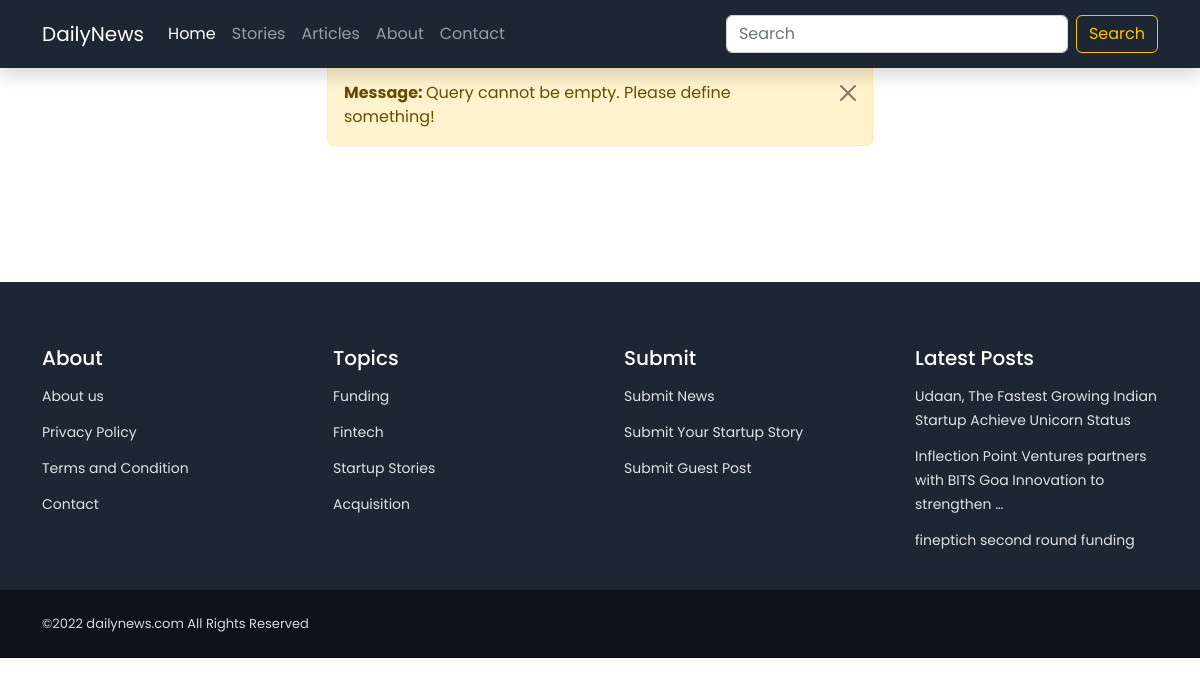
The app's page /search/ with its own data.
### home/models.py (models this page shows, shortened)
class Tag(models.Model):
    name=models.CharField(max_length=100,unique=True)
    created_at=models.DateTimeField(auto_now_add=True,editable=False)
    updated_at=models.DateTimeField(auto_now=True, editable=False)

class Post(models.Model):
    title=models.CharField(max_length=600, unique=True)
    image=models.ImageField(upload_to='post_images',null=True,blank=True)
    content=RichTextField()
    category=models.ForeignKey(Category,on_delete=models.SET_NULL, null=True,blank=True)
    meta_description=models.TextField(blank=True,null=True)
    meta_keyword=models.TextField(blank=True,null=True)
    slug=models.SlugField(max_length=1000, unique=True,null=True,blank=True)
    status=models.IntegerField(choices=STATUS, default=0)
    publish_date=models.DateTimeField()
    writer=models.ForeignKey(User,on_delete=models.SET_NULL,null=True,blank=True)
    tag=models.ForeignKey(Tag,on_delete=models.SET_NULL,null=True,blank=True)
    created_at=models.DateTimeField(auto_now_add=True,editable=False)
    updated_at=models.DateTimeField(auto_now=True, editable=False)
    class Meta:
        ordering = ['-created_at']

### home/views.py (the view)
# urls.py: path('search/',search,name='search'),
def search(request):
    context={}
    try:
        context['topics']=Tag.objects.all()
        context['latestPosts']=Post.objects.filter(status=1)[:3]
        query=request.GET.get('q')
        print(query)
        if query:
            context['query']=query
            checkquery=list(query)
            if len(query)>78:
                messages.warning(request,'Query length cannot be greater than 77 characters')
                context['posts']=Post.objects.none()
            elif len(query) == checkquery.count(' '):
                messages.warning(request,'Query cannot be empty!')
                context['posts']=Post.objects.none()
            else:
                posts=Post.objects.filter(status=1)
                queryset=posts.filter(Q(title__icontains=query) | Q(content__icontains=query) ).order_by('-publish_date')
                paginator=Paginator(queryset, 2)
                pager_number=request.GET.get('page')
                page=paginator.get_page(pager_number)
                page_range=paginator.page_range
                context['posts']=page
                context['page_range']=page_range
                context['querysetLength']=queryset.count()
                if queryset.count() < 1:
                    messages.warning(request,'Query not found '+query)
        else:
            messages.warning(request,'Query cannot be empty. Please define something!')
            context['posts']=Post.objects.none()
    except Exception as e:
        print('Search Exception : ',e)
        messages.error(request,'Something went wrong!')
    return render(request,'home/search.html',context)

### home/templates/home/search.html (shortened to what this page needs)
{% extends './base.html' %} {% load static %}
{% block body %}
<section class="py-5">
    <div class="container">
        <div class="row">
            <div class="col-8">
                <div class="py-3">
                </div>
            </div>
        </div>
    </div>
</section>
{% endblock body %}

### home/templates/home/base.html (shortened to what this page needs)
<!doctype html> {% load static %}
<html lang="en">
<head>
  <link href="https://cdn.jsdelivr.net/npm/bootstrap@5.2.3/dist/css/bootstrap.min.css" rel="stylesheet"
>
  <link href="{% static 'css/style.css' %}" rel="stylesheet">
</head>
<body>
  <header id="header" class="mb-5 ">
    <nav class="navbar navbar-expand-lg navbar-dark bg-dark  fixed-top shadow">
      <div class="container">
        <a class="navbar-brand" href="/">DailyNews</a>
        <div class="collapse navbar-collapse" id="navbarSupportedContent">
          <ul class="navbar-nav me-auto mb-2 mb-lg-0">
            <li class="nav-item">
              <a class="nav-link active" aria-current="page" href="#">Home</a>
            </li>
            <li class="nav-item">
              <a class="nav-link" href="/category/stories">Stories</a>
            </li>
            <li class="nav-item">
              <a class="nav-link" href="{% url 'home:category' 'article' %}">Articles</a>
            </li>
            <li class="nav-item">
              <a class="nav-link" href="{% url 'home:aboutus' %}">About</a>
            </li>
            <li class="nav-item">
              <a class="nav-link" href="{% url 'home:contact' %}">Contact</a>
            </li>
          </ul>
          <form class="d-flex" role="search" method="get" action="{% url 'home:search' %}">
            <input class="form-control me-2" type="search" placeholder="Search" name="q" aria-label="Search" id="search">
            <button class="btn btn-outline-warning" type="submit">Search</button>
          </form>
        </div>
      </div>
    </nav>
  </header>
  <main id="main">
    <div class="container">
      <div class="row">
        <div class="col-sm-11 col-md-9 col-lg-6 m-auto">
          {% for message in messages %}
          <div class="alert alert-{{message.tags}} alert-dismissible fade show mt-3" role="alert">
            <strong>Message: </strong> {{message}}
            <button type="button" class="btn-close" data-bs-dismiss="alert" aria-label="Close"></button>
          </div>
          {% endfor %}
        </div>
      </div>
    </div>
    {% block body %}
    {% endblock body %}
  </main>
  <footer id="footer" class="footer bg-dark ">
    <div class="footer-content">
      <div class="container">
        <div class="row g-5 py-3">
          <div class="col-lg-3">
            <h5 class="footer-heading ">About</h5>
            <ul class="footer-links list-unstyled ">
              <li><a href="{% url 'home:aboutus' %}" class="footer-link"></i> About us</a></li>
              <li><a href="{% url 'home:privacy-policy' %}" class="footer-link">Privacy Policy</a></li>
              <li><a href="{% url 'home:term-and-condition' %}" class="footer-link"> Terms and Condition</a></li>
              <li><a href="{% url 'home:contact' %}" class="footer-link"> Contact</a></li>
            </ul>
          </div>
          <div class="col-6 col-lg-3">
            <h5 class="footer-heading ">Topics</h5>
            <ul class="footer-links list-unstyled ">
              {% for item in topics %}
              <li><a href="{% url 'home:tag' item.name %}" class="footer-link">{{item.name | title}}</a></li>
              {% endfor %}
            </ul>
          </div>
          <div class="col-6 col-lg-3">
            <h5 class="footer-heading ">Submit</h5>
            <ul class="footer-links list-unstyled ">
              <li><a href="#" class="footer-link">Submit News</a></li>
              <li><a href="#" class="footer-link">Submit Your Startup Story</a></li>
              <li><a href="#" class="footer-link">Submit Guest Post</a></li>
            </ul>
          </div>
          <div class="col-lg-3">
            <h5 class="footer-heading">Latest Posts</h5>
            <ul class="footer-links footer-blog-entry list-unstyled">
              {% for item in latestPosts %}
              <li>
                <a href="{% url 'home:post' item.slug %}" class="footer-link">
                 {{item.title | truncatewords:10}}
                </a>
              </li>
              {% endfor %}
            </ul>
          </div>
        </div>
      </div>
    </div>
    <div class="footer-legal py-4">
      <div class="container">
        <div class="row justify-content-between">
          <div class="col-md-6 text-center text-md-start mb-3 mb-md-0">
            <div class="copyright">
              ©2022 dailynews.com All Rights Reserved
            </div>
          </div>
          <div class="col-md-6">
          </div>
        </div>
      </div>
    </div>
  </footer>
</body>
</html>

### static/css/style.css (style rules this page uses)
:root { --primary-color:#3D5A80; --secondary-color:#98C1D9; --light-color:#E0FBFC; --light-dark-color:#293241; --dark-color:#1d2633; --body-font:'Poppins', sans-serif; --biggest-font-size: 1.75rem; --h1-font-size: 1.5rem; --h2-font-size: 1.25rem; --h3-font-size: 1rem; --normal-font-size: .938rem; --small-font-size: .813rem; --smaller-font-size: .75rem; --tiny-font-size: .625rem; --font-medium: 500; --font-semibold: 600; --z-tooltip: 10; --z-fixed: 100; --z-modal: 1000; }
@media screen and (min-width: 968px) { :root { --biggest-font-size: 2.5rem; --h1-font-size: 2.25rem; --h2-font-size: 1.5rem; --h3-font-size: 1.25rem; --normal-font-size: 1rem; --small-font-size: .875rem; --smaller-font-size: .813rem; } }
* { box-sizing: border-box; padding: 0; margin: 0; }
html { scroll-behavior: smooth; }
body, button, input, textarea { font-family: var(--body-font); font-size: var(--normal-font-size); }
body { background-color: var(--body-color); color: var(--text-color); transition: .4s; }
ul { list-style: none; }
a { text-decoration: none; }
.bg-dark { background-color: var(--dark-color) !important; }
.navbar-dark { font-family: var(--body-font); font-size: var(--normal-font-size); padding: 14px 0px; }
#footer { margin-top: 1.5rem; }
.footer-heading { font-size: var(--h3-font-size); color: #fff; }
.footer-links li { padding: 6px 0px; }
.footer-link { color: #fbffffde!important; font-family: var(--body-font); font-size: var(--small-font-size); }
.footer-legal { background-color: #0d131d!important; }
.copyright { color: #ffffffd4; font-size: var(--smaller-font-size); }

### records on screen
Tag: name "Funding"
Tag: name "Fintech"
Tag: name "Startup Stories"
Tag: name "Acquisition"
Post: title "Udaan, The Fastest Growing Indian Startup Achieve Unicorn Status"
Post: title "Inflection Point Ventures partners with BITS Goa Innovation to strengthen …"
Post: title "fineptich second round funding"

### other values on screen
{{ message }} "Query cannot be empty. Please define something!"
